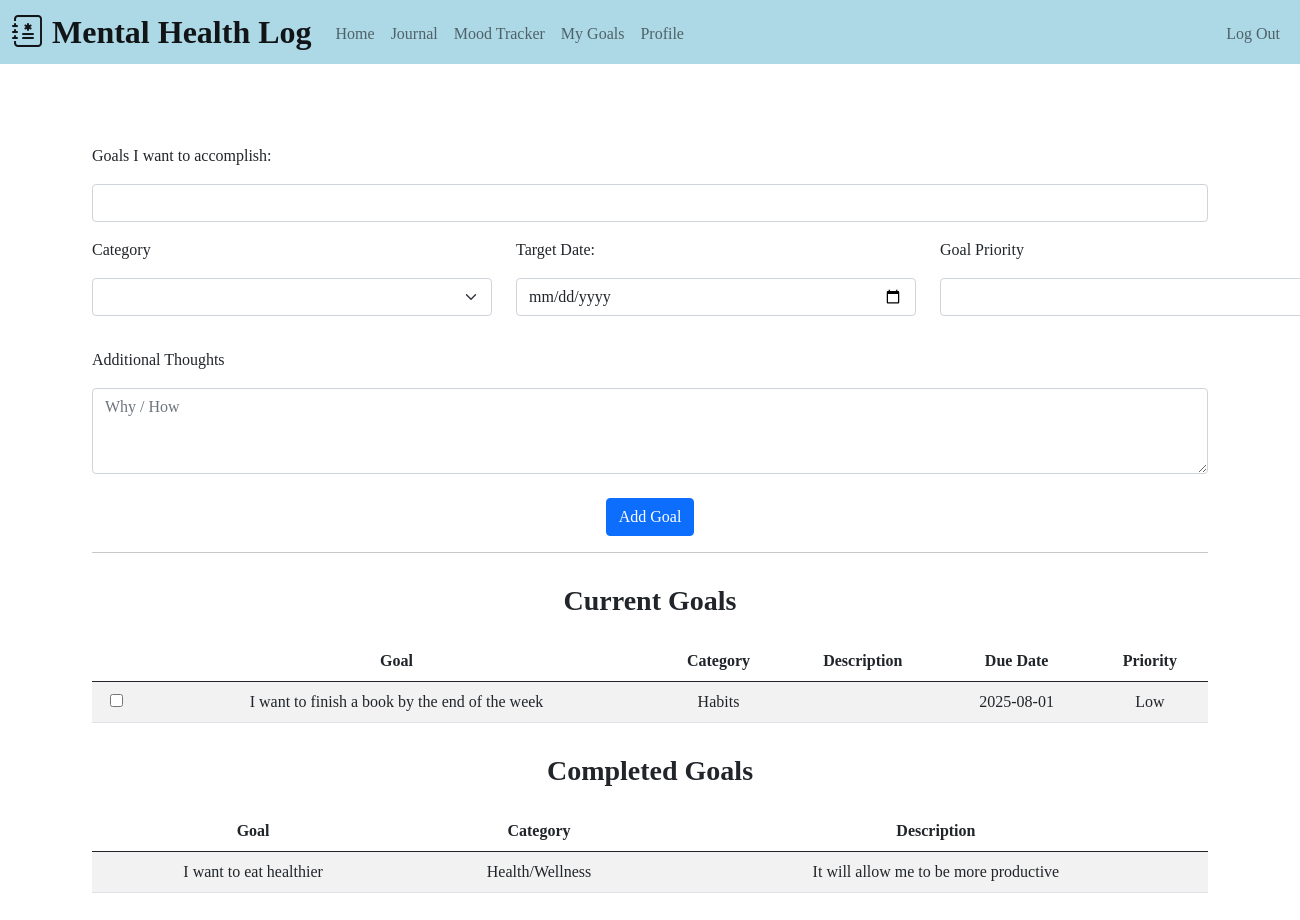
The page /goals (signed in) on the database its author committed.
### tables this page shows
CREATE TABLE goals (
        id INTEGER PRIMARY KEY,
        user_id INTEGER NOT NULL,
        goal_title TEXT NOT NULL,
        category TEXT NOT NULL,
        description TEXT,
        due_date DATE,
        priority TEXT CHECK (priority IN ('Low', 'Medium', 'High')) DEFAULT 'Medium',
        completed BOOLEAN DEFAULT 0,
        FOREIGN KEY (user_id) REFERENCES users(id)
    );

### app.py (the view, shortened to what this page needs)
@app.route("/goals", methods=["GET", "POST"])
@login_required
def goal_tracker():
    conn = db_connection()
    cur = conn.cursor()
    cur.execute("SELECT * FROM goals WHERE user_id = ? AND completed = 0", (session["user_id"],))
    goals_data = cur.fetchall()
    cur.execute("SELECT goal_title, category, description FROM goals WHERE user_id = ? AND completed = 1", (session["user_id"],))
    completed_goals = cur.fetchall()
    conn.close()
    today = date.today()
    return render_template("goal.html", goals=goals_data, completed_goals=completed_goals, today=today, categories=CATEGORIES, priorities=PRIORITIES)

### helper.py (called while the page is built)
def db_connection():
    conn = sqlite3.connect('mental_health.db')
    conn.row_factory = sqlite3.Row
    return conn

def login_required(f):
    @wraps(f)
    def decorated_function(*args, **kwargs):
        if session.get("user_id") is None:
            return redirect("/login")
        return f(*args, **kwargs)
    return decorated_function

### templates/goal.html (shortened to what this page needs)
{% extends "layout.html" %}
{% block main %}
    <form action="/goals" method="post" class="js-goal-form">
        <div class="am-1">Goals I want to accomplish:</div>
        <div class="mb-3">
            <input autocomplete="off" class="form-control" name="set_goals" type="text">
        </div>
        <div class="mb-3 d-flex justify-content gap-4">
            <div>
                <div class="am-1">Category</div>
                <select class="form-select mb-3 custom-width4" id="category" name="category">
                    <option disabled selected value=""></option>
                    {% for category in categories %}
                        <option value="{{ category }}">{{ category }}</option>
                    {% endfor %}
                </select>
            </div>
            <div>
                <div class="am-1">Target Date:</div>
                <input class="form-control mb-3 custom-width4" name="date" type="date" min="{{ today }}">
            </div>
            <div>
                <div class="am-1">Goal Priority</div>
                <select class="form-select mb-3 custom-width4" id="priority" name="priority">
                    <option disabled selected value=""></option>
                    {% for priority in priorities %}
                        <option value="{{ priority }}">{{ priority }}</option>
                    {% endfor %}
                </select>
            </div>
        </div>
        <div class="am-1">Additional Thoughts</div>
        <div class="mb-4">
            <textarea autocomplete="off" class="form-control" name="description" rows="3" placeholder="Why / How"></textarea>
        </div>
        <div class="text-end text-center">
            <button class="btn btn-primary" type="submit">Add Goal</button>
        </div>
    </form>
    <hr>
    <h3 style="padding-top: 15px; padding-bottom: 15px;">Current Goals</h3>
    {% if goals %}
        <div style="max-height: 400px; overflow-y: auto;">
            <table class="table table-striped">
                <thead>
                    <tr>
                        <th></th>
                        <th>Goal</th>
                        <th>Category</th>
                        <th>Description</th>
                        <th>Due Date</th>
                        <th>Priority</th>
                    </tr>
                </thead>
                <tbody>
                    {% for goal in goals %}
                        <tr>
                            <td>
                                <form action="/complete_goal" method="post">
                                <input type="checkbox" name="completed" onchange="this.form.submit()" {% if goal['completed'] %}checked{% endif %}>
                                </form>
                            </td>
                            <td>{{ goal['goal_title'] }}</td>
                            <td>{{ goal['category'] }}</td>
                            <td>{{ goal['description'] }}</td>
                            <td>{{ goal['due_date'] }}</td>
                            <td>{{ goal['priority'] }}</td>
                        </tr>
                    {% endfor %}
                </tbody>
            </table>
        </div>
    {% endif %}
    {% if completed_goals %}
    <h3 style="padding-top: 15px; padding-bottom: 15px;">Completed Goals</h3>
        <div style="max-height: 400px; overflow-y: auto;">
            <table class="table table-striped">
                <thead>
                    <tr>
                        <th>Goal</th>
                        <th>Category</th>
                        <th>Description</th>
                    </tr>
                </thead>
                <tbody>
                    {% for goal in completed_goals %}
                        <td>{{ goal['goal_title'] }}</td>
                        <td>{{ goal['category'] }}</td>
                        <td>{{ goal['description'] }}</td>
                    {% endfor %}
                </tbody>
            </table>
        </div>
    {% endif %}
{% endblock %}

### static/style.css (style rules this page uses)
.am-1 { text-align: left; margin-bottom: 1rem; }
.custom-width4 { width: 400px; }
h2, h3 { font-family: 'Comic Sans MS'; font-weight: bold; }
p, th, td, div { font-family: 'Comic Sans MS'; }

### rows shown on the page
goals: goal_title "I want to finish a book by the end of the week", category "Habits", due_date "2025-08-01", priority "Low"
goals: goal_title "I want to eat healthier", category "Health/Wellness", description "It will allow me to be more productive"
